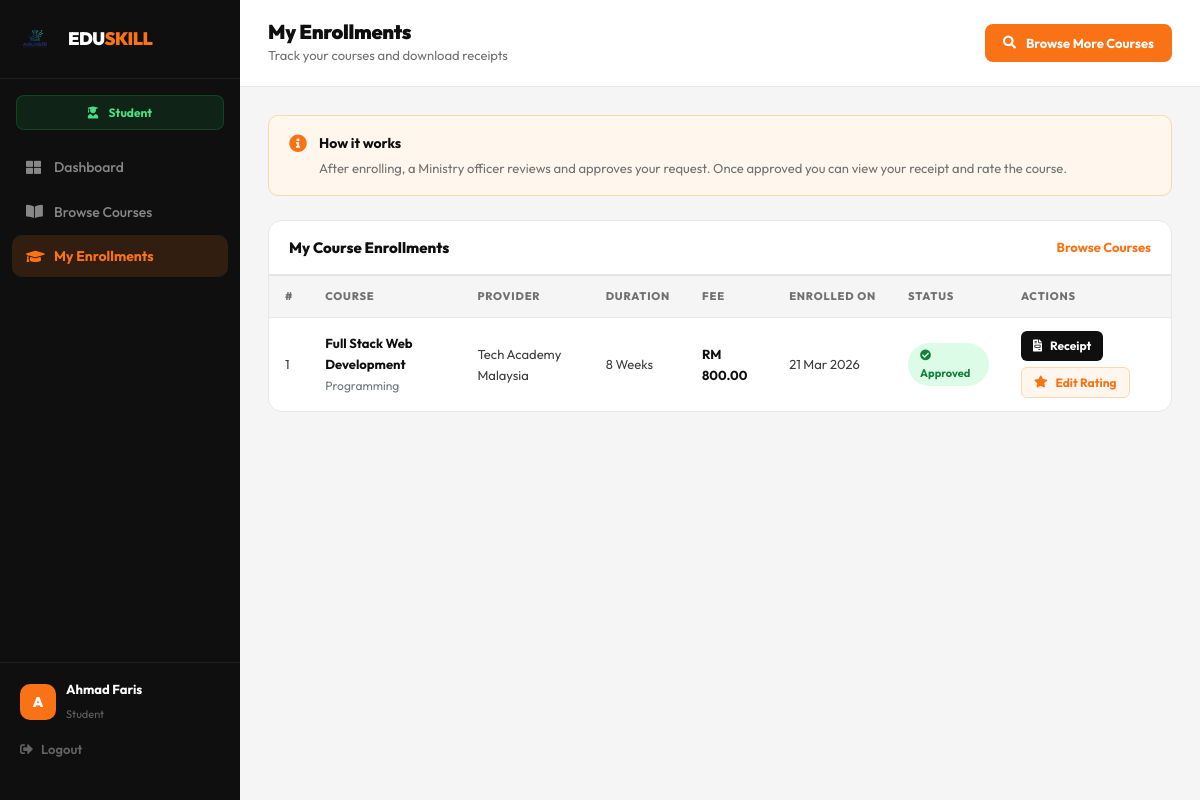
Page /student/my_courses.php (signed in) on the committed database.
### tables this page shows
CREATE TABLE IF NOT EXISTS enrollments (
    id          INT AUTO_INCREMENT PRIMARY KEY,
    student_id  INT NOT NULL,
    course_id   INT NOT NULL,
    notes       TEXT,
    status      ENUM('pending','approved','rejected') DEFAULT 'pending',
    enrolled_at TIMESTAMP DEFAULT CURRENT_TIMESTAMP,
    FOREIGN KEY (student_id) REFERENCES students(id) ON DELETE CASCADE,
    FOREIGN KEY (course_id)  REFERENCES courses(id)  ON DELETE CASCADE,
    UNIQUE KEY unique_enrollment (student_id, course_id)
);

CREATE TABLE IF NOT EXISTS courses (
    id           INT AUTO_INCREMENT PRIMARY KEY,
    provider_id  INT NOT NULL,
    title        VARCHAR(200) NOT NULL,
    category     VARCHAR(100) NOT NULL,
    duration     VARCHAR(50) NOT NULL,
    description  TEXT,
    price        DECIMAL(10,2) DEFAULT 0.00,
    max_students INT DEFAULT 30,
    status       ENUM('pending','approved','rejected') DEFAULT 'pending',
    created_at   TIMESTAMP DEFAULT CURRENT_TIMESTAMP,
    FOREIGN KEY (provider_id) REFERENCES providers(id) ON DELETE CASCADE
);

CREATE TABLE IF NOT EXISTS providers (
    id          INT AUTO_INCREMENT PRIMARY KEY,
    org_name    VARCHAR(150) NOT NULL,
    email       VARCHAR(100) NOT NULL UNIQUE,
    phone       VARCHAR(20),
    address     VARCHAR(200),
    description TEXT,
    password    VARCHAR(255) NOT NULL,
    status      ENUM('pending','approved','rejected') DEFAULT 'pending',
    created_at  TIMESTAMP DEFAULT CURRENT_TIMESTAMP
);

### student/my_courses.php (the view, shortened to what this page needs)
<?php
require_once '../config/database.php';
$student_id   = $_SESSION['user_id'];
$student_name = $_SESSION['user_name'] ?? 'Student';
$result = mysqli_query($conn, "
    SELECT
        e.id,
        e.status,
        e.enrolled_at,
        e.notes,
        c.id   as course_id,
        c.title as course,
        c.duration,
        c.category,
        c.price,
        p.org_name as provider,
        (SELECT rating FROM ratings WHERE student_id=$student_id AND course_id=c.id LIMIT 1) as my_rating,
        (SELECT ROUND(AVG(rating),1) FROM ratings WHERE course_id=c.id) as avg_rating,
        (SELECT COUNT(*) FROM ratings WHERE course_id=c.id) as total_ratings
    FROM enrollments e
    JOIN courses c  ON e.course_id  = c.id
    JOIN providers p ON c.provider_id = p.id
    WHERE e.student_id = $student_id
    ORDER BY e.enrolled_at DESC
");
?>
<!DOCTYPE html>
<html lang="en">
<head>
    <link rel="stylesheet" href="https://stackpath.bootstrapcdn.com/bootstrap/4.5.2/css/bootstrap.min.css">
    <link rel="stylesheet" href="https://cdnjs.cloudflare.com/ajax/libs/font-awesome/5.15.4/css/all.min.css">
    <link rel="stylesheet" href="../css/style.css">
    <link rel="stylesheet" href="../css/pasang.css">
    <link rel="stylesheet" href="../css/shreeyash.css">
</head>
<body class="dashboard-body">
<div class="dashboard-wrap">
    <aside class="dash-sidebar">
        <div class="dsb-brand">
            <a href="../index.php">
                <img src="../images/logo.png" alt="Logo"
                     class="dsb-brand-img"
                     onerror="this.style.display='none'">
                <span class="dsb-brand-text ml-2">EDU<span class="dsb-brand-accent">SKILL</span></span>
            </a>
        </div>
        <div class="dsb-role-badge student-role-badge">
            <i class="fas fa-user-graduate mr-2"></i> Student
        </div>
        <nav class="dsb-nav">
            <a href="dashboard.php"  class="dsb-link"><i class="fas fa-th-large"></i> Dashboard</a>
            <a href="courses.php"    class="dsb-link"><i class="fas fa-book-open"></i> Browse Courses</a>
            <a href="my_courses.php" class="dsb-link active"><i class="fas fa-graduation-cap"></i> My Enrollments</a>
        </nav>
        <div class="dsb-bottom">
            <div class="dsb-user-info">
                <div class="dsb-avatar"><?php echo strtoupper(substr($student_name,0,1)); ?></div>
                <div>
                    <strong><?php echo htmlspecialchars($student_name); ?></strong>
                    <span>Student</span>
                </div>
            </div>
            <a href="../auth/logout.php" class="dsb-logout">
                <i class="fas fa-sign-out-alt"></i> Logout
            </a>
        </div>
    </aside>
    <main class="dash-main">
        <div class="dash-topbar">
            <div>
                <h4 class="dash-page-title">My Enrollments</h4>
                <p class="dash-page-sub">Track your courses and download receipts</p>
            </div>
            <div class="dash-topbar-right">
                <a href="courses.php" class="btn-dash-primary">
                    <i class="fas fa-search mr-1"></i> Browse More Courses
                </a>
            </div>
        </div>
        <div class="dash-content">
            <div class="enrollment-info-box mb-4">
                <div class="eib-item">
                    <i class="fas fa-info-circle"></i>
                    <div>
                        <strong>How it works</strong>
                        <p>After enrolling, a Ministry officer reviews and approves your request. Once approved you can view your receipt and rate the course.</p>
                    </div>
                </div>
            </div>
            <div class="dash-card">
                <div class="dash-card-head">
                    <h5>My Course Enrollments</h5>
                    <a href="courses.php" class="dash-card-link">Browse Courses</a>
                </div>
                <div class="dash-table-wrap">
                    <table class="table dash-table">
                        <thead>
                            <tr>
                                <th>#</th>
                                <th>Course</th>
                                <th>Provider</th>
                                <th>Duration</th>
                                <th>Fee</th>
                                <th>Enrolled On</th>
                                <th>Status</th>
                                <th>Actions</th>
                            </tr>
                        </thead>
                        <tbody>
                            <?php while ($e = mysqli_fetch_assoc($result)): ?>
                            <tr>
                                <td><?php echo $e['id']; ?></td>
                                <td>
                                    <strong><?php echo htmlspecialchars($e['course']); ?></strong><br>
                                    <small class="text-muted"><?php echo htmlspecialchars($e['category']); ?></small>
                                </td>
                                <td><?php echo htmlspecialchars($e['provider']); ?></td>
                                <td><?php echo htmlspecialchars($e['duration']); ?></td>
                                <td>
                                    <?php if ($e['price'] > 0): ?>
                                        <strong>RM <?php echo number_format($e['price'], 2); ?></strong>
                                    <?php else: ?>
                                        <span class="status-approved">Free</span>
                                    <?php endif; ?>
                                </td>
                                <td><?php echo date('d M Y', strtotime($e['enrolled_at'])); ?></td>
                                <td>
                                    <?php if ($e['status'] === 'pending'): ?>
                                        <span class="status-pending">
                                            <i class="fas fa-clock mr-1"></i>Pending
                                        </span>
                                    <?php elseif ($e['status'] === 'approved'): ?>
                                        <span class="status-approved">
                                            <i class="fas fa-check-circle mr-1"></i>Approved
                                        </span>
                                    <?php elseif ($e['status'] === 'completed'): ?>
                                        <span class="status-completed">
                                            <i class="fas fa-certificate mr-1"></i>Completed
                                        </span>
                                    <?php else: ?>
                                        <span class="status-rejected">
                                            <i class="fas fa-times-circle mr-1"></i>Rejected
                                        </span>
                                    <?php endif; ?>
                                </td>
                                <td>
                                    <div class="my-courses-actions">
                                        <?php if ($e['status'] === 'approved' || $e['status'] === 'completed'): ?>
                                            <a href="receipt.php?id=<?php echo $e['id']; ?>"
                                               class="btn-view-receipt">
                                                <i class="fas fa-file-invoice mr-1"></i>Receipt
                                            </a>
                                            <a href="rate_course.php?id=<?php echo $e['course_id']; ?>"
                                               class="<?php echo $e['my_rating'] ? 'btn-edit-rating' : 'btn-rate-course'; ?>">
                                                <i class="fas fa-star mr-1"></i>
                                                <?php echo $e['my_rating'] ? 'Edit Rating' : 'Rate'; ?>
                                            </a>
                                        <?php elseif ($e['status'] === 'pending'): ?>
                                            <span class="my-courses-waiting">
                                                <i class="fas fa-hourglass-half mr-1"></i>Awaiting approval
                                            </span>
                                        <?php else: ?>
                                            <span class="text-muted" style="font-size:12px;">—</span>
                                        <?php endif; ?>
                                    </div>
                                </td>
                            </tr>
                            <?php endwhile; ?>
                        </tbody>
                    </table>
                </div>
            </div>
        </div>
    </main>
</div>
</body>
</html>

### css/style.css (style rules this page uses)
:root { --orange: #f97316; --orange-dk: #ea580c; --orange-lt: #fff7ed; --orange-mid: #fed7aa; --black: #0f0f0f; --dark: #1a1a1a; --text: #3d3d3d; --muted: #717171; --border: #e8e8e8; --bg: #fafafa; --white: #ffffff; --green: #16a34a; --green-lt: #dcfce7; --blue: #2563eb; --blue-lt: #dbeafe; --purple: #7c3aed; --purple-lt: #ede9fe; --pink: #db2777; --pink-lt: #fce7f3; --teal: #0f766e; --teal-lt: #ccfbf1; --nav-h: 72px; --radius: 14px; --radius-lg: 20px; --radius-xl: 28px; --shadow: 0 2px 8px rgba(0,0,0,0.06), 0 1px 2px rgba(0,0,0,0.04); --shadow-md: 0 8px 24px rgba(0,0,0,0.08), 0 2px 8px rgba(0,0,0,0.04); --shadow-lg: 0 20px 48px rgba(0,0,0,0.10); }
* { margin: 0; padding: 0; box-sizing: border-box; }
body { font-family: 'Open Sans', sans-serif; }
body { font-family: 'Outfit', sans-serif; color: var(--text); background: var(--white); padding-top: var(--nav-h); font-size: 16px; line-height: 1.6; -webkit-font-smoothing: antialiased; }
h1, h2, h3, h4, h5, h6 { font-family: 'Outfit', sans-serif; color: var(--black); line-height: 1.15; font-weight: 800; }
a { text-decoration: none; color: inherit; }
img { max-width: 100%; height: auto; display: block; }

### css/shreeyash.css (style rules this page uses)
.btn-edit-rating { background: #fff7ed; color: #f97316 !important; font-size: 12px; font-weight: 700; padding: 5px 12px; border-radius: 6px; text-decoration: none; display: inline-flex; align-items: center; gap: 4px; border: 1px solid #fed7aa; transition: all 0.15s; }
.my-courses-actions { display: flex; flex-wrap: wrap; gap: 6px; align-items: center; }
.btn-view-receipt { background: #0f0f0f; color: white !important; font-size: 12px; font-weight: 700; padding: 5px 12px; border-radius: 6px; text-decoration: none; display: inline-flex; align-items: center; gap: 4px; transition: background 0.15s; }

### rows in the picture
enrollments: id "1", course.title "Full Stack Web Development", course.category "Programming", providers.org_name "Tech Academy Malaysia", course.duration "8 Weeks", course.price "800.00", enrolled_at "21 Mar 2026", status "approved" (drawn)

### other values in the picture
substr($student_name,0,1) "A"
$student_name "Ahmad Faris"
